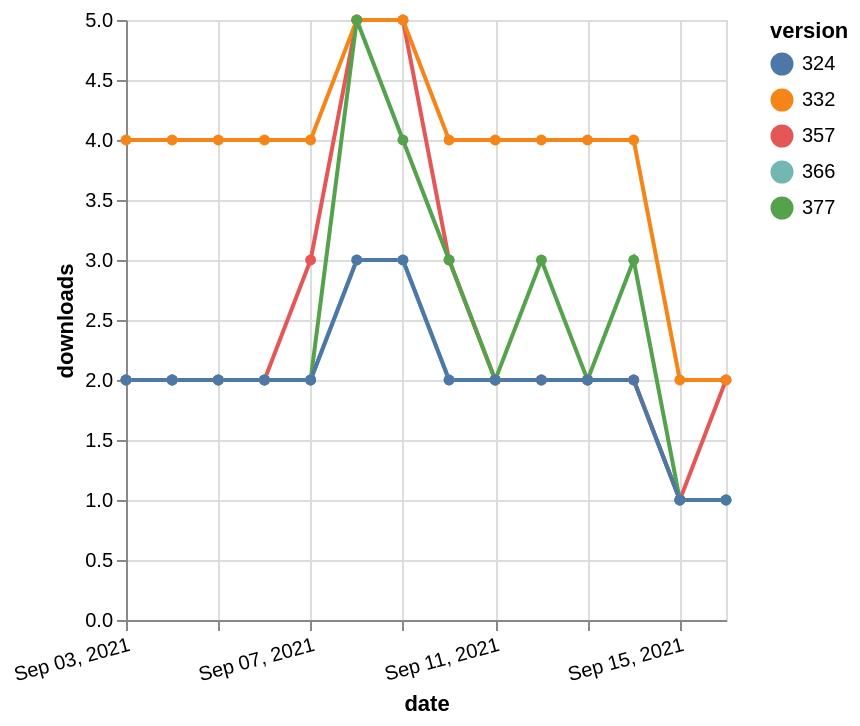

The Vega-Lite source for this figure:
### Vega-Lite specification from a JSON file in a GitHub repository (floating-point values rounded to 4 significant figures)
{"$schema": "https://vega.github.io/schema/vega-lite/v5.json", "description": "A simple bar chart with embedded data.", "data": {"values": [{"date": "2021-09-03", "total": 2326, "delta": 2, "version": "366"}, {"date": "2021-09-04", "total": 2328, "delta": 2, "version": "366"}, {"date": "2021-09-05", "total": 2330, "delta": 2, "version": "366"}, {"date": "2021-09-06", "total": 2332, "delta": 2, "version": "366"}, {"date": "2021-09-07", "total": 2334, "delta": 2, "version": "366"}, {"date": "2021-09-08", "total": 2337, "delta": 3, "version": "366"}, {"date": "2021-09-09", "total": 2340, "delta": 3, "version": "366"}, {"date": "2021-09-10", "total": 2342, "delta": 2, "version": "366"}, {"date": "2021-09-11", "total": 2344, "delta": 2, "version": "366"}, {"date": "2021-09-12", "total": 2346, "delta": 2, "version": "366"}, {"date": "2021-09-13", "total": 2348, "delta": 2, "version": "366"}, {"date": "2021-09-14", "total": 2350, "delta": 2, "version": "366"}, {"date": "2021-09-15", "total": 2351, "delta": 1, "version": "366"}, {"date": "2021-09-16", "total": 2352, "delta": 1, "version": "366"}, {"date": "2021-09-03", "total": 2927, "delta": 2, "version": "357"}, {"date": "2021-09-04", "total": 2929, "delta": 2, "version": "357"}, {"date": "2021-09-05", "total": 2931, "delta": 2, "version": "357"}, {"date": "2021-09-06", "total": 2933, "delta": 2, "version": "357"}, {"date": "2021-09-07", "total": 2936, "delta": 3, "version": "357"}, {"date": "2021-09-08", "total": 2941, "delta": 5, "version": "357"}, {"date": "2021-09-09", "total": 2946, "delta": 5, "version": "357"}, {"date": "2021-09-10", "total": 2949, "delta": 3, "version": "357"}, {"date": "2021-09-11", "total": 2951, "delta": 2, "version": "357"}, {"date": "2021-09-12", "total": 2953, "delta": 2, "version": "357"}, {"date": "2021-09-13", "total": 2955, "delta": 2, "version": "357"}, {"date": "2021-09-14", "total": 2957, "delta": 2, "version": "357"}, {"date": "2021-09-15", "total": 2958, "delta": 1, "version": "357"}, {"date": "2021-09-16", "total": 2960, "delta": 2, "version": "357"}, {"date": "2021-09-03", "total": 4898, "delta": 4, "version": "332"}, {"date": "2021-09-04", "total": 4902, "delta": 4, "version": "332"}, {"date": "2021-09-05", "total": 4906, "delta": 4, "version": "332"}, {"date": "2021-09-06", "total": 4910, "delta": 4, "version": "332"}, {"date": "2021-09-07", "total": 4914, "delta": 4, "version": "332"}, {"date": "2021-09-08", "total": 4919, "delta": 5, "version": "332"}, {"date": "2021-09-09", "total": 4924, "delta": 5, "version": "332"}, {"date": "2021-09-10", "total": 4928, "delta": 4, "version": "332"}, {"date": "2021-09-11", "total": 4932, "delta": 4, "version": "332"}, {"date": "2021-09-12", "total": 4936, "delta": 4, "version": "332"}, {"date": "2021-09-13", "total": 4940, "delta": 4, "version": "332"}, {"date": "2021-09-14", "total": 4944, "delta": 4, "version": "332"}, {"date": "2021-09-15", "total": 4946, "delta": 2, "version": "332"}, {"date": "2021-09-16", "total": 4948, "delta": 2, "version": "332"}, {"date": "2021-09-03", "total": 2127, "delta": 2, "version": "377"}, {"date": "2021-09-04", "total": 2129, "delta": 2, "version": "377"}, {"date": "2021-09-05", "total": 2131, "delta": 2, "version": "377"}, {"date": "2021-09-06", "total": 2133, "delta": 2, "version": "377"}, {"date": "2021-09-07", "total": 2135, "delta": 2, "version": "377"}, {"date": "2021-09-08", "total": 2140, "delta": 5, "version": "377"}, {"date": "2021-09-09", "total": 2144, "delta": 4, "version": "377"}, {"date": "2021-09-10", "total": 2147, "delta": 3, "version": "377"}, {"date": "2021-09-11", "total": 2149, "delta": 2, "version": "377"}, {"date": "2021-09-12", "total": 2152, "delta": 3, "version": "377"}, {"date": "2021-09-13", "total": 2154, "delta": 2, "version": "377"}, {"date": "2021-09-14", "total": 2157, "delta": 3, "version": "377"}, {"date": "2021-09-15", "total": 2158, "delta": 1, "version": "377"}, {"date": "2021-09-16", "total": 2159, "delta": 1, "version": "377"}, {"date": "2021-09-03", "total": 2631, "delta": 2, "version": "324"}, {"date": "2021-09-04", "total": 2633, "delta": 2, "version": "324"}, {"date": "2021-09-05", "total": 2635, "delta": 2, "version": "324"}, {"date": "2021-09-06", "total": 2637, "delta": 2, "version": "324"}, {"date": "2021-09-07", "total": 2639, "delta": 2, "version": "324"}, {"date": "2021-09-08", "total": 2642, "delta": 3, "version": "324"}, {"date": "2021-09-09", "total": 2645, "delta": 3, "version": "324"}, {"date": "2021-09-10", "total": 2647, "delta": 2, "version": "324"}, {"date": "2021-09-11", "total": 2649, "delta": 2, "version": "324"}, {"date": "2021-09-12", "total": 2651, "delta": 2, "version": "324"}, {"date": "2021-09-13", "total": 2653, "delta": 2, "version": "324"}, {"date": "2021-09-14", "total": 2655, "delta": 2, "version": "324"}, {"date": "2021-09-15", "total": 2656, "delta": 1, "version": "324"}, {"date": "2021-09-16", "total": 2657, "delta": 1, "version": "324"}]}, "width": "container", "mark": {"type": "line", "point": {"filled": true}}, "encoding": {"x": {"field": "date", "type": "temporal", "timeUnit": "yearmonthdate", "title": "date", "axis": {"labelAngle": -15}}, "y": {"field": "delta", "type": "quantitative", "title": "downloads"}, "color": {"field": "version", "type": "nominal"}, "tooltip": {"field": "delta"}}}
